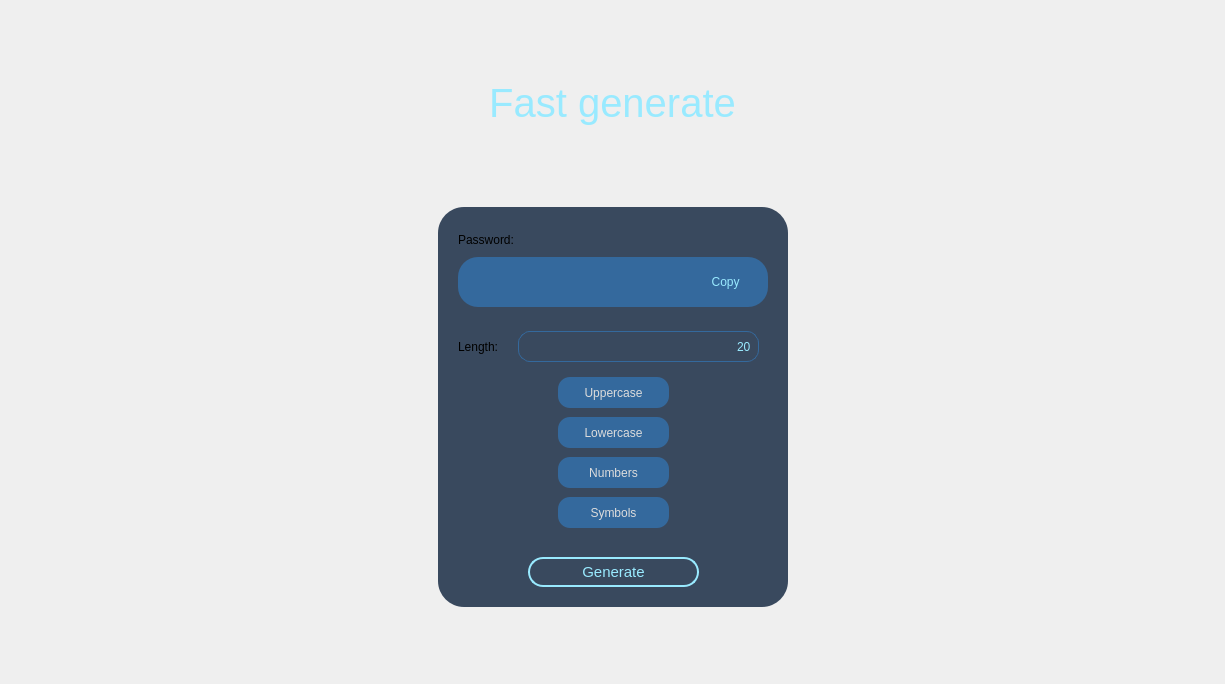
         <widget class="QWidget" name="fastGeneratePage">
          <layout class="QVBoxLayout" name="verticalLayout_12">
           <item alignment="Qt::AlignTop">
            <widget class="QWidget" name="fastGenerateTopWidget" native="true">
             <layout class="QGridLayout" name="gridLayout_7">
              <property name="verticalSpacing">
               <number>0</number>
              </property>
              <item row="0" column="0">
               <spacer name="horizontalSpacer_9">
                <property name="orientation">
                 <enum>Qt::Horizontal</enum>
                </property>
                <property name="sizeHint" stdset="0">
                 <size>
                  <width>412</width>
                  <height>20</height>
                 </size>
                </property>
               </spacer>
              </item>
              <item row="0" column="1">
               <widget class="QFrame" name="logoFrame_4">
                <property name="minimumSize">
                 <size>
                  <width>150</width>
                  <height>60</height>
                 </size>
                </property>
                <property name="styleSheet">
                 <string notr="true">image: url(:/images/images/Passcrypt logo.png);
border: none;</string>
                </property>
                <property name="frameShape">
                 <enum>QFrame::StyledPanel</enum>
                </property>
                <property name="frameShadow">
                 <enum>QFrame::Raised</enum>
                </property>
               </widget>
              </item>
              <item row="0" column="2">
               <spacer name="horizontalSpacer_14">
                <property name="orientation">
                 <enum>Qt::Horizontal</enum>
                </property>
                <property name="sizeHint" stdset="0">
                 <size>
                  <width>412</width>
                  <height>20</height>
                 </size>
                </property>
               </spacer>
              </item>
              <item row="1" column="1">
               <widget class="QLabel" name="fastGenerateTitleLabel">
                <property name="font">
                 <font>
                  <family>Segoe UI</family>
                  <pointsize>30</pointsize>
                  <italic>false</italic>
                  <bold>false</bold>
                 </font>
                </property>
                <property name="styleSheet">
                 <string notr="true">color: rgb(153, 234, 255);
</string>
                </property>
                <property name="text">
                 <string>Fast generate</string>
                </property>
                <property name="alignment">
                 <set>Qt::AlignCenter</set>
                </property>
               </widget>
              </item>
             </layout>
            </widget>
           </item>
           <item>
            <widget class="QWidget" name="widget" native="true">
             <property name="sizePolicy">
              <sizepolicy hsizetype="Preferred" vsizetype="Expanding">
               <horstretch>0</horstretch>
               <verstretch>0</verstretch>
              </sizepolicy>
             </property>
             <layout class="QGridLayout" name="gridLayout_8">
              <item row="1" column="1">
               <widget class="QWidget" name="mainWidget" native="true">
                <property name="minimumSize">
                 <size>
                  <width>350</width>
                  <height>400</height>
                 </size>
                </property>
                <property name="maximumSize">
                 <size>
                  <width>350</width>
                  <height>400</height>
                 </size>
                </property>
                <property name="styleSheet">
                 <string notr="true">*{
	font: 10pt &quot;Segoe UI&quot;;
}

#mainWidget{
	background-color: rgb(57, 73, 94);
	border-radius: 26;
}

#mainWidget QFrame{
	background-color: rgb(52, 105, 157);
	border-radius: 20px;
}

#mainWidget QLabel{
	background-color: none;
}

#mainWidget QLineEdit{
	border: none;
	background-color: rgba(52, 105, 157, 0);
	color: rgb(153, 234, 255);
}

#passwordLineEdit_2{
	font: 12pt &quot;Segoe UI&quot;;
}

QPushButton{
	color: rgb(220, 220, 220);
	font: 9pt &quot;Segoe UI&quot;;
	border-radius: 12;
	background-color: rgb(52, 105, 157);
}

QPushButton:hover{
	background-color: rgb(60, 122, 181);
}

QPushButton:pressed{
	background-color: rgb(52, 105, 157);
}

#generateButton{
	border-radius: 15px;
	border: 2px solid #99EAFF;
	color: rgb(153, 234, 255);
	background-color: rgb(57, 73, 94);
	font: 11pt &quot;Segoe UI&quot;;
}

#generateButton:hover{
	border: 2px solid #c9f4ff;
	color: #c9f4ff;
}

#generateButton:pressed{
	border: 2px solid #99EAFF;
	color: rgb(153, 234, 255);
}</string>
                </property>
                <widget class="QPushButton" name="generateButton">
                 <property name="geometry">
                  <rect>
                   <x>90</x>
                   <y>350</y>
                   <width>171</width>
                   <height>30</height>
                  </rect>
                 </property>
                 <property name="sizePolicy">
                  <sizepolicy hsizetype="Minimum" vsizetype="Fixed">
                   <horstretch>0</horstretch>
                   <verstretch>0</verstretch>
                  </sizepolicy>
                 </property>
                 <property name="minimumSize">
                  <size>
                   <width>100</width>
                   <height>30</height>
                  </size>
                 </property>
                 <property name="maximumSize">
                  <size>
                   <width>16777215</width>
                   <height>16777215</height>
                  </size>
                 </property>
                 <property name="font">
                  <font>
                   <family>Segoe UI</family>
                   <pointsize>11</pointsize>
                   <italic>false</italic>
                   <bold>false</bold>
                  </font>
                 </property>
                 <property name="styleSheet">
                  <string notr="true"/>
                 </property>
                 <property name="text">
                  <string>Generate</string>
                 </property>
                </widget>
                <widget class="QPushButton" name="numbersButton">
                 <property name="geometry">
                  <rect>
                   <x>120</x>
                   <y>250</y>
                   <width>111</width>
                   <height>31</height>
                  </rect>
                 </property>
                 <property name="sizePolicy">
                  <sizepolicy hsizetype="Minimum" vsizetype="Fixed">
                   <horstretch>0</horstretch>
                   <verstretch>0</verstretch>
                  </sizepolicy>
                 </property>
                 <property name="minimumSize">
                  <size>
                   <width>0</width>
                   <height>0</height>
                  </size>
                 </property>
                 <property name="maximumSize">
                  <size>
                   <width>16777215</width>
                   <height>16777215</height>
                  </size>
                 </property>
                 <property name="font">
                  <font>
                   <family>Segoe UI</family>
                   <pointsize>9</pointsize>
                   <italic>false</italic>
                   <bold>false</bold>
                  </font>
                 </property>
                 <property name="styleSheet">
                  <string notr="true"/>
                 </property>
                 <property name="text">
                  <string>Numbers</string>
                 </property>
                </widget>
                <widget class="QPushButton" name="symbolsButton">
                 <property name="geometry">
                  <rect>
                   <x>120</x>
                   <y>290</y>
                   <width>111</width>
                   <height>31</height>
                  </rect>
                 </property>
                 <property name="sizePolicy">
                  <sizepolicy hsizetype="Minimum" vsizetype="Fixed">
                   <horstretch>0</horstretch>
                   <verstretch>0</verstretch>
                  </sizepolicy>
                 </property>
                 <property name="minimumSize">
                  <size>
                   <width>0</width>
                   <height>0</height>
                  </size>
                 </property>
                 <property name="maximumSize">
                  <size>
                   <width>16777215</width>
                   <height>16777215</height>
                  </size>
                 </property>
                 <property name="font">
                  <font>
                   <family>Segoe UI</family>
                   <pointsize>9</pointsize>
                   <italic>false</italic>
                   <bold>false</bold>
                  </font>
                 </property>
                 <property name="styleSheet">
                  <string notr="true"/>
                 </property>
                 <property name="text">
                  <string>Symbols</string>
                 </property>
                </widget>
                <widget class="QPushButton" name="lowerButton">
                 <property name="geometry">
                  <rect>
                   <x>120</x>
                   <y>210</y>
                   <width>111</width>
                   <height>31</height>
                  </rect>
                 </property>
                 <property name="sizePolicy">
                  <sizepolicy hsizetype="Minimum" vsizetype="Fixed">
                   <horstretch>0</horstretch>
                   <verstretch>0</verstretch>
                  </sizepolicy>
                 </property>
                 <property name="minimumSize">
                  <size>
                   <width>0</width>
                   <height>0</height>
                  </size>
                 </property>
                 <property name="maximumSize">
                  <size>
                   <width>16777215</width>
                   <height>16777215</height>
                  </size>
                 </property>
                 <property name="font">
                  <font>
                   <family>Segoe UI</family>
                   <pointsize>9</pointsize>
                   <italic>false</italic>
                   <bold>false</bold>
                  </font>
                 </property>
                 <property name="styleSheet">
                  <string notr="true"/>
                 </property>
                 <property name="text">
                  <string>Lowercase</string>
                 </property>
                </widget>
                <widget class="QPushButton" name="upperButton">
                 <property name="geometry">
                  <rect>
                   <x>120</x>
                   <y>170</y>
                   <width>111</width>
                   <height>31</height>
                  </rect>
                 </property>
                 <property name="sizePolicy">
                  <sizepolicy hsizetype="Minimum" vsizetype="Fixed">
                   <horstretch>0</horstretch>
                   <verstretch>0</verstretch>
                  </sizepolicy>
                 </property>
                 <property name="minimumSize">
                  <size>
                   <width>0</width>
                   <height>0</height>
                  </size>
                 </property>
                 <property name="maximumSize">
                  <size>
                   <width>16777215</width>
                   <height>16777215</height>
                  </size>
                 </property>
                 <property name="font">
                  <font>
                   <family>Segoe UI</family>
                   <pointsize>9</pointsize>
                   <italic>false</italic>
                   <bold>false</bold>
                  </font>
                 </property>
                 <property name="styleSheet">
                  <string notr="true"/>
                 </property>
                 <property name="text">
                  <string>Uppercase</string>
                 </property>
                </widget>
                <widget class="QLabel" name="lengthLabel">
                 <property name="geometry">
                  <rect>
                   <x>20</x>
                   <y>124</y>
                   <width>51</width>
                   <height>31</height>
                  </rect>
                 </property>
                 <property name="text">
                  <string>Length:</string>
                 </property>
                </widget>
                <widget class="QLineEdit" name="lengthLineEdit">
                 <property name="geometry">
                  <rect>
                   <x>80</x>
                   <y>124</y>
                   <width>241</width>
                   <height>31</height>
                  </rect>
                 </property>
                 <property name="styleSheet">
                  <string notr="true">background-color: rgb(57, 73, 94);
border: 1px solid #34699D;
border-radius: 12px;
padding-right: 4px;</string>
                 </property>
                 <property name="text">
                  <string>20</string>
                 </property>
                 <property name="alignment">
                  <set>Qt::AlignRight|Qt::AlignTrailing|Qt::AlignVCenter</set>
                 </property>
                 <property name="placeholderText">
                  <string/>
                 </property>
                </widget>
                <widget class="QLabel" name="passwordLabel">
                 <property name="geometry">
                  <rect>
                   <x>20</x>
                   <y>20</y>
                   <width>61</width>
                   <height>25</height>
                  </rect>
                 </property>
                 <property name="text">
                  <string>Password:</string>
                 </property>
                </widget>
                <widget class="QFrame" name="passwordFrame">
                 <property name="geometry">
                  <rect>
                   <x>20</x>
                   <y>50</y>
                   <width>310</width>
                   <height>50</height>
                  </rect>
                 </property>
                 <property name="styleSheet">
                  <string notr="true"/>
                 </property>
                 <property name="frameShape">
                  <enum>QFrame::StyledPanel</enum>
                 </property>
                 <property name="frameShadow">
                  <enum>QFrame::Raised</enum>
                 </property>
                 <layout class="QHBoxLayout" name="horizontalLayout_2">
                  <item>
                   <widget class="QLineEdit" name="passwordLineEdit_2">
                    <property name="enabled">
                     <bool>false</bool>
                    </property>
                    <property name="minimumSize">
                     <size>
                      <width>200</width>
                      <height>0</height>
                     </size>
                    </property>
                    <property name="palette">
                     <palette>
                      <active>
                       <colorrole role="WindowText">
                        <brush brushstyle="SolidPattern">
                         <color alpha="255">
                          <red>153</red>
                          <green>234</green>
                          <blue>255</blue>
                         </color>
                        </brush>
                       </colorrole>
                       <colorrole role="Button">
                        <brush brushstyle="SolidPattern">
                         <color alpha="0">
                          <red>52</red>
                          <green>105</green>
                          <blue>157</blue>
                         </color>
                        </brush>
                       </colorrole>
                       <colorrole role="Text">
                        <brush brushstyle="SolidPattern">
                         <color alpha="255">
                          <red>153</red>
                          <green>234</green>
                          <blue>255</blue>
                         </color>
                        </brush>
                       </colorrole>
                       <colorrole role="ButtonText">
                        <brush brushstyle="SolidPattern">
                         <color alpha="255">
                          <red>153</red>
                          <green>234</green>
                          <blue>255</blue>
                         </color>
                        </brush>
                       </colorrole>
                       <colorrole role="Base">
                        <brush brushstyle="SolidPattern">
                         <color alpha="0">
                          <red>52</red>
                          <green>105</green>
                          <blue>157</blue>
                         </color>
                        </brush>
                       </colorrole>
                       <colorrole role="Window">
                        <brush brushstyle="SolidPattern">
                         <color alpha="0">
                          <red>52</red>
                          <green>105</green>
                          <blue>157</blue>
                         </color>
                        </brush>
                       </colorrole>
                       <colorrole role="PlaceholderText">
                        <brush brushstyle="SolidPattern">
                         <color alpha="128">
                          <red>153</red>
                          <green>234</green>
                          <blue>255</blue>
                         </color>
                        </brush>
                       </colorrole>
                      </active>
                      <inactive>
                       <colorrole role="WindowText">
                        <brush brushstyle="SolidPattern">
                         <color alpha="255">
                          <red>153</red>
                          <green>234</green>
                          <blue>255</blue>
                         </color>
                        </brush>
                       </colorrole>
                       <colorrole role="Button">
                        <brush brushstyle="SolidPattern">
                         <color alpha="0">
                          <red>52</red>
                          <green>105</green>
                          <blue>157</blue>
                         </color>
                        </brush>
                       </colorrole>
                       <colorrole role="Text">
                        <brush brushstyle="SolidPattern">
                         <color alpha="255">
                          <red>153</red>
                          <green>234</green>
                          <blue>255</blue>
                         </color>
                        </brush>
                       </colorrole>
                       <colorrole role="ButtonText">
                        <brush brushstyle="SolidPattern">
                         <color alpha="255">
                          <red>153</red>
                          <green>234</green>
                          <blue>255</blue>
                         </color>
                        </brush>
                       </colorrole>
                       <colorrole role="Base">
                        <brush brushstyle="SolidPattern">
                         <color alpha="0">
                          <red>52</red>
                          <green>105</green>
                          <blue>157</blue>
                         </color>
                        </brush>
                       </colorrole>
                       <colorrole role="Window">
                        <brush brushstyle="SolidPattern">
                         <color alpha="0">
                          <red>52</red>
                          <green>105</green>
                          <blue>157</blue>
                         </color>
                        </brush>
                       </colorrole>
                       <colorrole role="PlaceholderText">
                        <brush brushstyle="SolidPattern">
                         <color alpha="128">
                          <red>153</red>
                          <green>234</green>
                          <blue>255</blue>
                         </color>
                        </brush>
                       </colorrole>
                      </inactive>
                      <disabled>
                       <colorrole role="WindowText">
                        <brush brushstyle="SolidPattern">
                         <color alpha="255">
                          <red>153</red>
                          <green>234</green>
                          <blue>255</blue>
                         </color>
                        </brush>
                       </colorrole>
                       <colorrole role="Button">
                        <brush brushstyle="SolidPattern">
                         <color alpha="0">
                          <red>52</red>
                          <green>105</green>
                          <blue>157</blue>
                         </color>
                        </brush>
                       </colorrole>
                       <colorrole role="Text">
                        <brush brushstyle="SolidPattern">
                         <color alpha="255">
                          <red>153</red>
                          <green>234</green>
                          <blue>255</blue>
                         </color>
                        </brush>
                       </colorrole>
                       <colorrole role="ButtonText">
                        <brush brushstyle="SolidPattern">
                         <color alpha="255">
                          <red>153</red>
                          <green>234</green>
                          <blue>255</blue>
                         </color>
                        </brush>
                       </colorrole>
                       <colorrole role="Base">
                        <brush brushstyle="SolidPattern">
                         <color alpha="0">
                          <red>52</red>
                          <green>105</green>
                          <blue>157</blue>
                         </color>
                        </brush>
                       </colorrole>
                       <colorrole role="Window">
                        <brush brushstyle="SolidPattern">
                         <color alpha="0">
                          <red>52</red>
                          <green>105</green>
                          <blue>157</blue>
                         </color>
                        </brush>
                       </colorrole>
                       <colorrole role="PlaceholderText">
                        <brush brushstyle="SolidPattern">
                         <color alpha="128">
                          <red>153</red>
                          <green>234</green>
                          <blue>255</blue>
                         </color>
                        </brush>
                       </colorrole>
                      </disabled>
                     </palette>
                    </property>
                    <property name="font">
                     <font>
                      <family>Segoe UI</family>
                      <pointsize>12</pointsize>
                      <italic>false</italic>
                      <bold>false</bold>
                     </font>
                    </property>
                    <property name="styleSheet">
                     <string notr="true"/>
                    </property>
                    <property name="text">
                     <string/>
                    </property>
                    <property name="echoMode">
                     <enum>QLineEdit::Normal</enum>
                    </property>
                    <property name="placeholderText">
                     <string/>
                    </property>
                   </widget>
                  </item>
                  <item>
                   <widget class="QPushButton" name="copyButton">
                    <property name="minimumSize">
                     <size>
                      <width>70</width>
                      <height>30</height>
                     </size>
                    </property>
                    <property name="font">
                     <font>
                      <family>Segoe UI</family>
                      <pointsize>9</pointsize>
                      <italic>false</italic>
                      <bold>false</bold>
                     </font>
                    </property>
                    <property name="cursor">
                     <cursorShape>ArrowCursor</cursorShape>
                    </property>
                    <property name="styleSheet">
                     <string notr="true">QPushButton {
	border-radius: 15px;
    background-color: #34699D;
	color: #99EAFF;
	font-family: Segoe UI;
}

QPushButton:hover {
    background-color: #3B77B3;
}

QPushButton:pressed{
	background-color: #34699D;
}</string>
                    </property>
                    <property name="text">
                     <string> Copy</string>
                    </property>
                    <property name="icon">
                     <iconset resource="resources.qrc">
                      <normaloff>:/icons/icons/copy-lightblue.svg</normaloff>:/icons/icons/copy-lightblue.svg</iconset>
                    </property>
                    <property name="iconSize">
                     <size>
                      <width>16</width>
                      <height>16</height>
                     </size>
                    </property>
                   </widget>
                  </item>
                 </layout>
                </widget>
               </widget>
              </item>
              <item row="2" column="1">
               <spacer name="verticalSpacer_8">
                <property name="orientation">
                 <enum>Qt::Vertical</enum>
                </property>
                <property name="sizeHint" stdset="0">
                 <size>
                  <width>20</width>
                  <height>57</height>
                 </size>
                </property>
               </spacer>
              </item>
              <item row="0" column="1">
               <spacer name="verticalSpacer_7">
                <property name="orientation">
                 <enum>Qt::Vertical</enum>
                </property>
                <property name="sizeHint" stdset="0">
                 <size>
                  <width>20</width>
                  <height>57</height>
                 </size>
                </property>
               </spacer>
              </item>
              <item row="1" column="2">
               <spacer name="horizontalSpacer_16">
                <property name="orientation">
                 <enum>Qt::Horizontal</enum>
                </property>
                <property name="sizeHint" stdset="0">
                 <size>
                  <width>417</width>
                  <height>20</height>
                 </size>
                </property>
               </spacer>
              </item>
              <item row="1" column="0">
               <spacer name="horizontalSpacer_15">
                <property name="orientation">
                 <enum>Qt::Horizontal</enum>
                </property>
                <property name="sizeHint" stdset="0">
                 <size>
                  <width>418</width>
                  <height>20</height>
                 </size>
                </property>
               </spacer>
              </item>
             </layout>
            </widget>
           </item>
          </layout>
         </widget>
